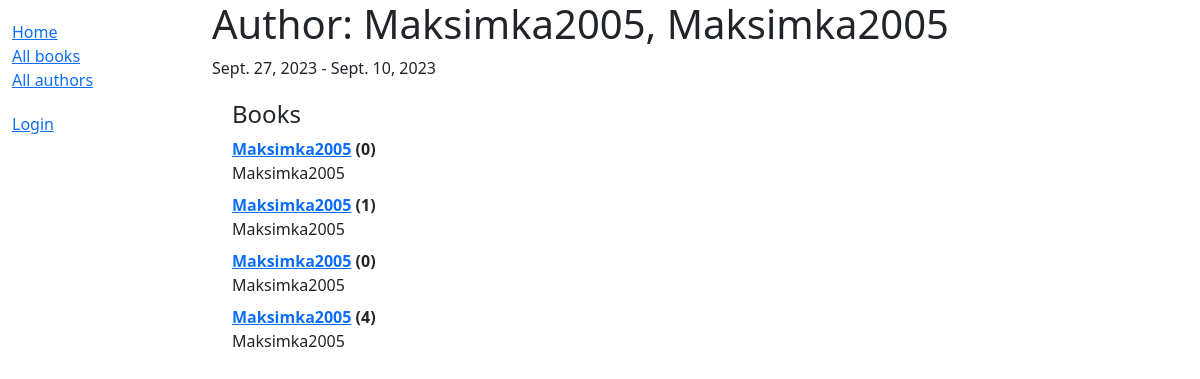
The app's page /catalog/author/1 with its own data.
### catalog/models.py (models this page shows, shortened)
class Author(models.Model):
    first_name = models.CharField(max_length=100)
    last_name = models.CharField(max_length=100)
    date_of_birth = models.DateField(null=True, blank=True)
    date_of_death = models.DateField('died', null=True, blank=True)
    class Meta:
        ordering = ['last_name', 'first_name']
    def __str__(self):
        return '{0}, {1}'.format(self.last_name, self.first_name)

class Book(models.Model):
    title = models.CharField(max_length=200)
    author = models.ForeignKey('Author', on_delete=models.SET_NULL, null=True)
    summary = models.TextField(max_length=1000, help_text="Enter a brief description of the book")
    isbn = models.CharField('ISBN', max_length=13,
                            unique=True,
                            help_text='13 Character <a href="https://www.isbn-international.org/content/what-isbn'
                                      '">ISBN number</a>')
    genre = models.ManyToManyField(Genre, help_text="Select a genre for this book")
    language = models.ForeignKey('Language', on_delete=models.SET_NULL, null=True)
    class Meta:
        ordering = ['title', 'author']
    def display_genre(self):
        """Creates a string for the Genre. This is required to display genre in Admin."""
        return ', '.join([genre.name for genre in self.genre.all()[:3]])
    display_genre.short_description = 'Genre'
    def __str__(self):
        return self.title

### catalog/views.py (the view)
class AuthorDetailView(generic.DetailView):
    model = Author

### catalog/templates/catalog/author_detail.html
{% extends "base_generic.html" %}
{% block content %}
<h1>Author: {{ author }} </h1>
<p>{{author.date_of_birth}} - {% if author.date_of_death %}{{author.date_of_death}}{% endif %}</p>
<div style="margin-left:20px;margin-top:20px">
<h4>Books</h4>
<dl>
{% for book in author.book_set.all %}
  <dt><a href="{% url 'book-detail' book.pk %}">{{book}}</a> ({{book.bookinstance_set.all.count}})</dt>
  <dd>{{book.summary}}</dd>
{% endfor %}
</dl>
</div>
{% endblock %}

### records on screen
Author: date_of_birth "Sept. 27, 2023", date_of_death "Sept. 10, 2023"
Book: title "Maksimka2005", bookinstance_set.all.count "0", summary "Maksimka2005"
Book: title "Maksimka2005", bookinstance_set.all.count "1", summary "Maksimka2005"
Book: title "Maksimka2005", bookinstance_set.all.count "0", summary "Maksimka2005"
Book: title "Maksimka2005", bookinstance_set.all.count "4", summary "Maksimka2005"
